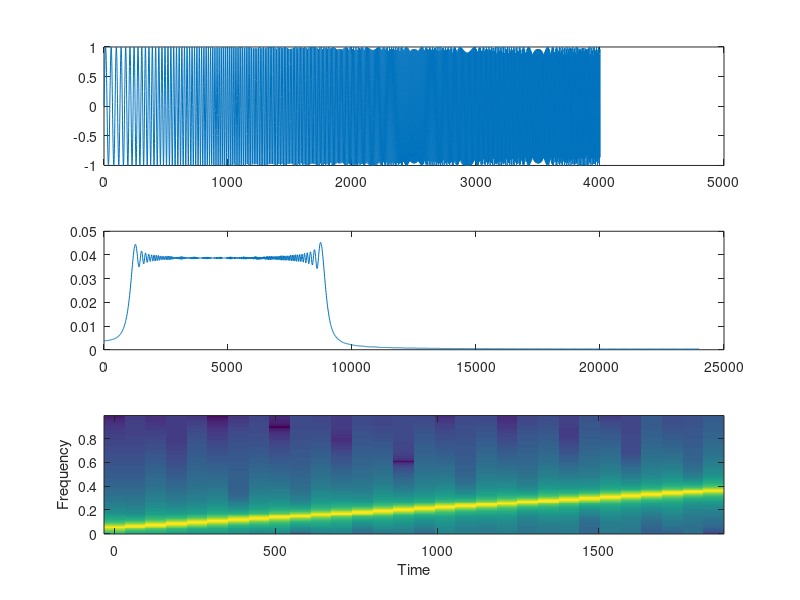
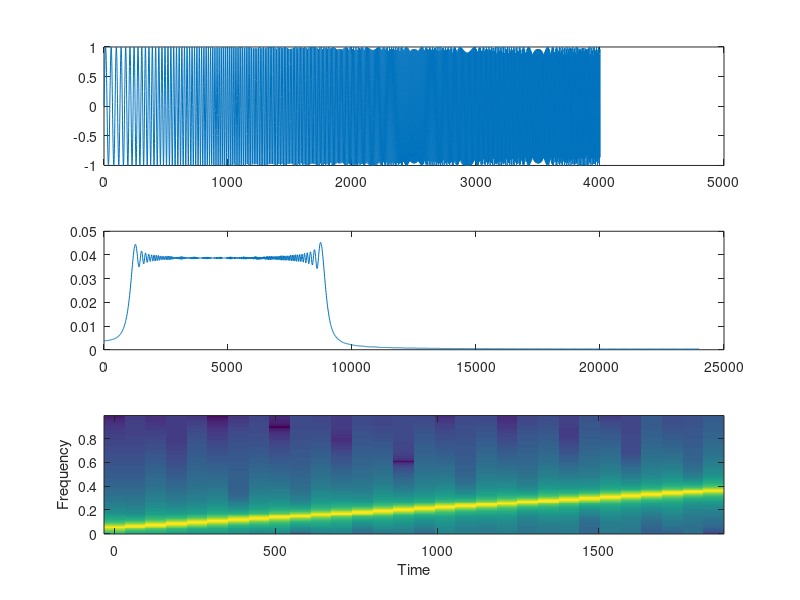
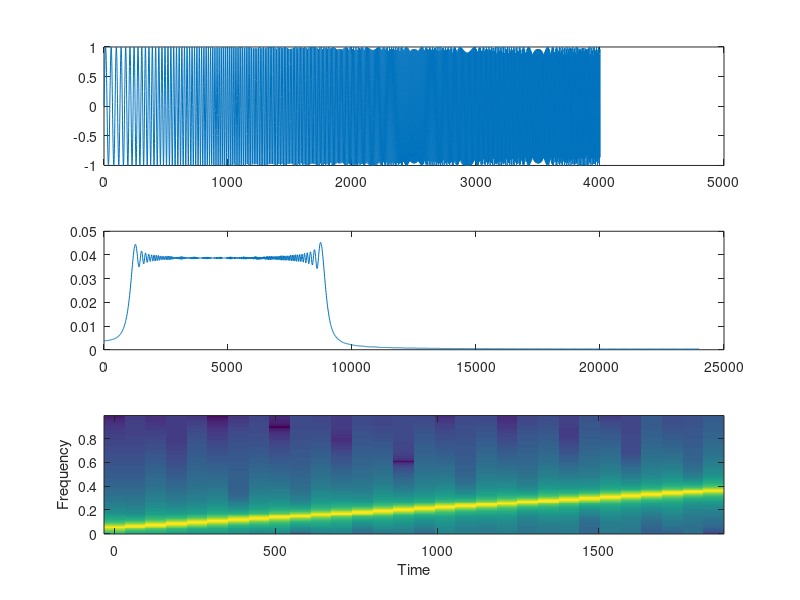

These figures' MATLAB source, in order:
clear
clc;    
L=4001;
fp=48000;
f=(1000:1:5000);

t=(0:L-1)/fp;

y=sin(2*pi*(f.*t));

NFFT = 2^nextpow2(L);
Y = fft(y,NFFT)/L;
f = fp/2*linspace(0,1,NFFT/2+1);

subplot(3,1,1);
plot(y);
subplot(3,1,2);
plot(f,2*abs(Y(1:NFFT/2+1)));
subplot(3,1,3);
specgram(y);
print -deps proba2_1.eps
print -djpg proba2_1.jpg
print -dpng proba2_1.png
